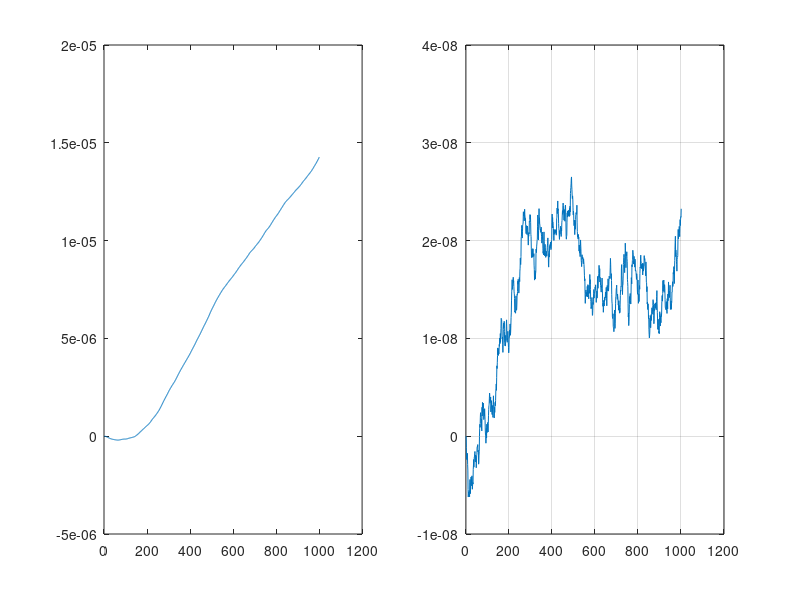
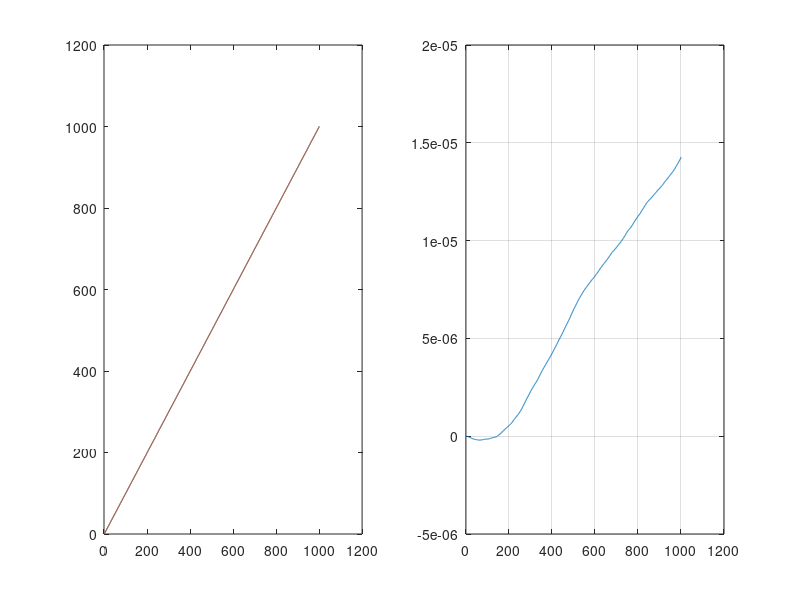

Here is the MATLAB script that generated these plots, in order:
clc
close all
clear all
%% модель с постоянным дрифтом
t = 0:1000;

% drift = 1e-9; % скорость изменения времени (скорость изменения ошибки)
% shift = 1; % начальное положение
% 
% delta(:,1) = [shift; drift];
% 
% for i = 2:length(t)
%     F = [1 t(i) - t(i - 1); 0 1];
%     delta(:,i) = F * delta(:, i - 1);
%     t_clock(i) = t(i) + delta(1, i);
% end
% figure
% subplot(121)
% plot(t)
% hold on
% plot(t_clock)
% grid on
% hold off
%% модель с шумом дрифта
shift = 1e-9;
drift = 1e-11;
delta(:,1) = [shift; drift];
sigma = 7e-10;
for i = 2:length(t)
    F = [1 t(i) - t(i - 1); 0 1];
    G = [0; t(i) - t(i-1)];
    delta(:,i) = F * delta(:, i - 1) + G * normrnd(0, sigma);
    t_clock(i) = t(i) + delta(1,i);
end

figure(1)
subplot(121)
plot(delta(1,:))
subplot(122)
plot(delta(2,:))
grid on

figure(2)
subplot(121)
plot(t_clock)
hold on
plot(t)
hold off
subplot(122)
plot(t_clock - t)
grid on

% 
% subplot(122)
% plot(t)
% hold on
% plot(t_clock)
% grid on
% hold off
